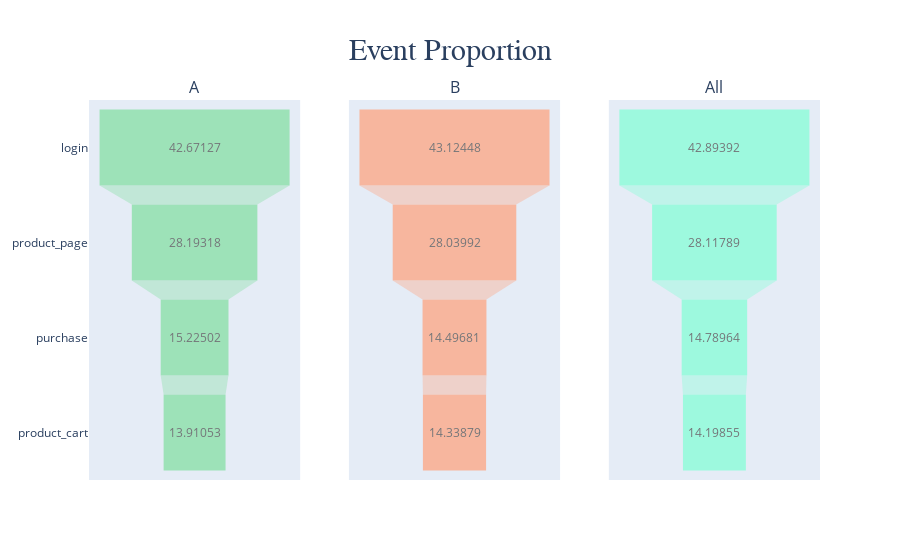

Notebook code for this chart:
### Markdown cell above
Proportion of events funnel.

### Code cell
fig = make_subplots(rows=1, cols=3,subplot_titles=("A", "B", "All"))
color = ['#80DE9F',"lightsalmon",'aquamarine']
for df, i, title,c in zip([A, B, users], range(1, 4), ['A', 'B', 'All'],color):
    eventProportions = (df['event_name'].value_counts(normalize=True)*100).reset_index()

    fig.add_trace(go.Funnel(
                x=eventProportions['event_name'],
                y=eventProportions['index'].apply(lambda x: x),
                opacity=.7,marker = {"color": c}),row=1, col=i)
    if i != 1:
        fig.update_yaxes(showticklabels=False, col=i)
fig.update_layout(title={'text': 'Event Proportion',
                        'font': dict(family="Courier New, monospace", size=30),
                         "x":.5,"y":.93},showlegend=False)
fig.show()

### Figure 1 — Plotly figure (JSON) as saved in the notebook; plotly's stock layout.template omitted (floating-point values rounded to 4 significant figures)
{"data": [{"marker": {"color": "#80DE9F"}, "opacity": 0.7, "type": "funnel", "x": [42.67, 28.19, 15.23, 13.91], "xaxis": "x", "y": ["login", "product_page", "purchase", "product_cart"], "yaxis": "y"}, {"marker": {"color": "lightsalmon"}, "opacity": 0.7, "type": "funnel", "x": [43.12, 28.04, 14.5, 14.34], "xaxis": "x2", "y": ["login", "product_page", "product_cart", "purchase"], "yaxis": "y2"}, {"marker": {"color": "aquamarine"}, "opacity": 0.7, "type": "funnel", "x": [42.89, 28.12, 14.79, 14.2], "xaxis": "x3", "y": ["login", "product_page", "purchase", "product_cart"], "yaxis": "y3"}], "layout": {"annotations": [{"font": {"size": 16}, "showarrow": false, "text": "A", "x": 0.1444, "xanchor": "center", "xref": "paper", "y": 1, "yanchor": "bottom", "yref": "paper"}, {"font": {"size": 16}, "showarrow": false, "text": "B", "x": 0.5, "xanchor": "center", "xref": "paper", "y": 1, "yanchor": "bottom", "yref": "paper"}, {"font": {"size": 16}, "showarrow": false, "text": "All", "x": 0.8556, "xanchor": "center", "xref": "paper", "y": 1, "yanchor": "bottom", "yref": "paper"}], "showlegend": false, "title": {"font": {"family": "Courier New, monospace", "size": 30}, "text": "Event Proportion", "x": 0.5, "y": 0.93}, "xaxis": {"anchor": "y", "domain": [0, 0.2889]}, "xaxis2": {"anchor": "y2", "domain": [0.3556, 0.6444]}, "xaxis3": {"anchor": "y3", "domain": [0.7111, 1]}, "yaxis": {"anchor": "x", "domain": [0, 1]}, "yaxis2": {"anchor": "x2", "domain": [0, 1], "showticklabels": false}, "yaxis3": {"anchor": "x3", "domain": [0, 1], "showticklabels": false}}}
